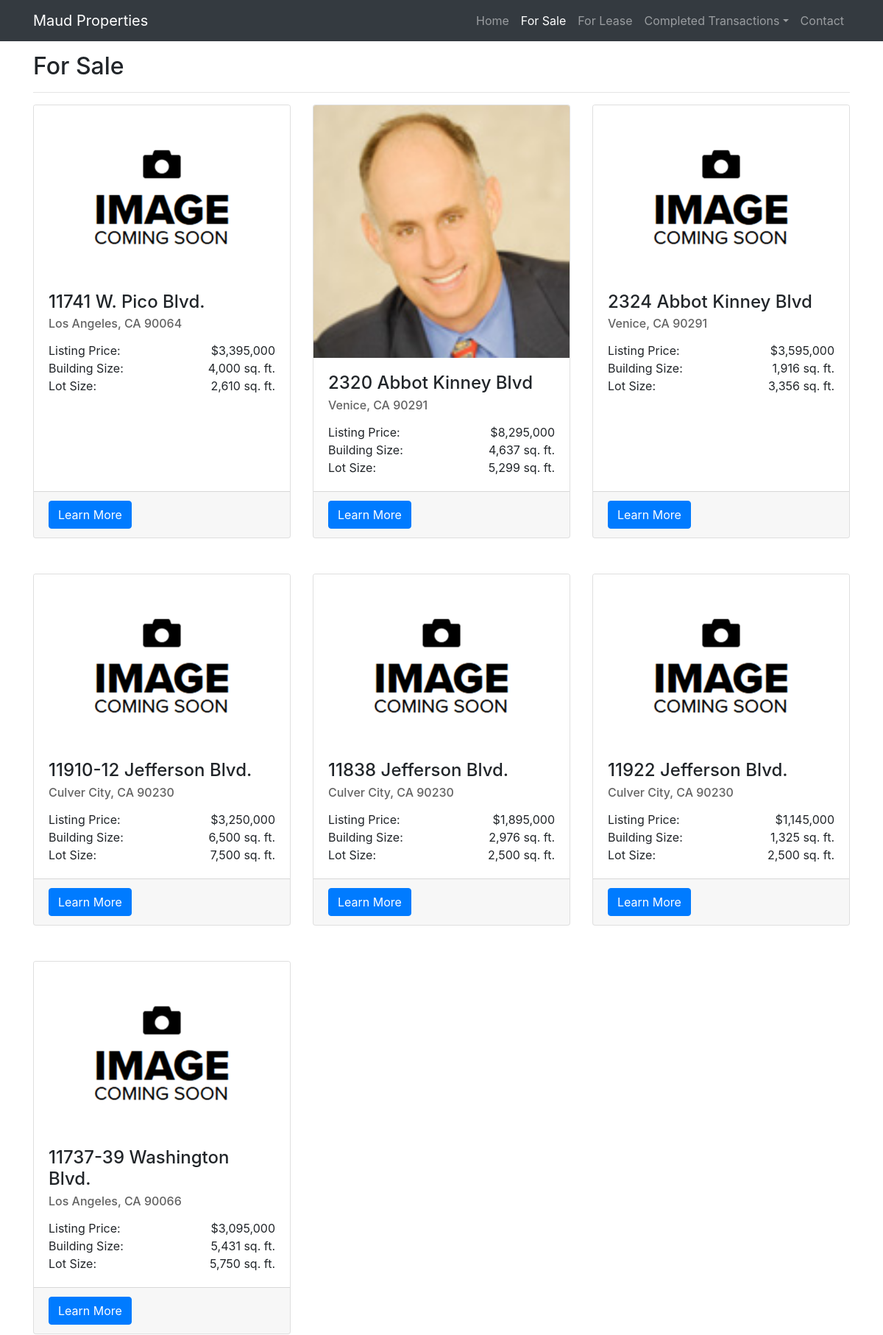
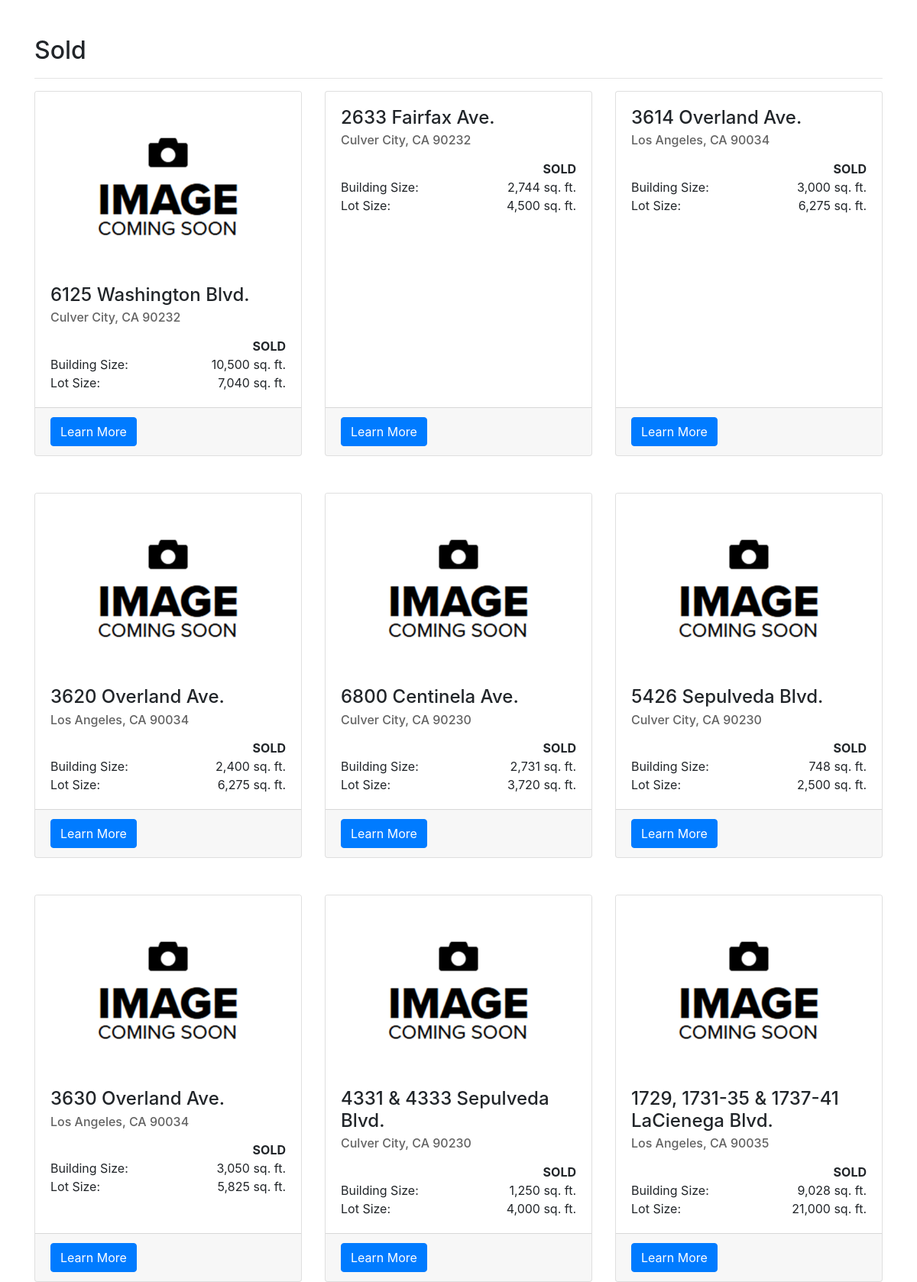
Page /sale/ (upper part) on the committed database (2 pictures, top to bottom).
### sale/models.py (models this page shows, shortened)
class Listing(models.Model):
    address = models.CharField(max_length=200)
    city = models.CharField(max_length=50, default='Culver City')
    zipcode = models.DecimalField(max_digits=5, decimal_places=0, default=0)
    longitude = models.DecimalField(max_digits=10, decimal_places=7, default=0)
    latitude = models.DecimalField(max_digits=10, decimal_places=7, default=0)
    price = models.IntegerField(default=0, blank=True)
    lot_size = models.IntegerField(default=0, blank=True)
    building_size = models.IntegerField(default=0, blank=True)
    completed = models.BooleanField(default=False, blank=True)
    in_escrow = models.BooleanField(default=False, blank=True)
    property_type = models.CharField(max_length=40, default="Owner/User", blank=True)
    completion_date = models.DateField(blank=True)
    description = models.CharField(max_length=400, blank=True)
    main_image = models.ImageField(upload_to='images/')
    main_image_description = models.CharField(max_length=100, blank=True)
    flier = models.FileField(upload_to='fliers/', blank=True)
    rank = models.IntegerField(default=1)
    featured = models.BooleanField(default=False, blank=True)
    def footage(self):
        return "sq. ft."
    def listing_title(self):
        return "Listing Price:"
    def slug(self):
        trim = str(self.address.replace(' ', '-'))
        slug = re.sub(r'[^a-zA-Z\d\s-]+', '', trim)
        return slug
    def getUrl(self):
        url = self.slug() + "," + str(self.pk)
        return url
    class Meta:
        abstract=True

class Sale(Listing):
    in_escrow = models.BooleanField(default=False, blank=True)
    def priceAddOn(self):
        return ""

### sale/views.py (the view)
# urls.py: path('', views.index, name='index'),
def index(request):
    all_curr_sales = Sale.objects.filter(completed=False).filter(in_escrow=False)
    all_in_escrows = Sale.objects.filter(in_escrow=True)
    recent_sales = Sale.objects.filter(completed=True).order_by('-completion_date')
    context = {
        'sale': True,
        'page': 'Sale',
        'current_properties': all_curr_sales,
        'escrow_properties': all_in_escrows,
        'recent_properties': recent_sales,
        'complete': 'SOLD',
    }
    return render(request, 'sale/index.html', context)

### sale/templates/sale/index.html (shortened to what this page needs)
<!DOCTYPE html>
<html lang="en">
<head>
    <link href="https://stackpath.bootstrapcdn.com/bootstrap/4.3.1/css/bootstrap.min.css" rel="stylesheet">
    {% load static %}
    <link href="{% static "home/main.css"%}" rel="stylesheet">
    {% load humanize %}
</head>
<body>
    <div id="nav-placeholder">
        {% include "home/nav.html" with active_tab=page %}
    </div>
    <div class="container">
        {% if current_properties|length > 0 %}
            <h2 class="header">For {{page}}</h2>
            <hr>
            <div class="row">
                {% for prop in current_properties %}
                <div class="col-md-4 mb-5">
                    <div class="card h-100">
                    <a href="{{prop.getUrl}}"><img class="card-img-top" src="{{prop.main_image.url}}" alt=""></a>
                    <div class="card-body">
                        <h4 class="card-title">{{prop.address}}</h4>
                        <h6 class="card-subtitle" style="margin-bottom: 15px;">{{prop.city}}, CA {{prop.zipcode}}</h6>
                        <span class="card-text">{{prop.listing_title}}</span>
                        <span class="card-text" style="float: right">${{prop.price|intcomma}}{{prop.priceAddOn}}</span>
                        <br>
                        <span class="card-text">Building Size:</span>
                        <span class="card-text" style="float: right">{{prop.building_size|intcomma}} {{prop.footage}}</span>
                        <br>
                        {% if prop.lot_size != 0 %}
                            <span class="card-text">Lot Size:</span>
                            <span class="card-text" style="float: right">{{prop.lot_size|intcomma}} {{prop.footage}}</span>
                        {% endif %}
                    </div>
                    <div class="card-footer">
                        <a href="{{prop.getUrl}}" class="btn btn-primary">Learn More</a>
                    </div>
                    </div>
                </div>
                {% if forloop.counter|divisibleby:3 %}
            </div>
            <div class="row">
                {% endif %}
                {% endfor %}
            </div>
        {% endif %}
        {% if recent_properties|length > 0 %}
            {% if sale %}
                <h2>Sold</h2>
            {% else %}
                <h2>Leased</h2>
            {% endif %}
            <hr>
            <div class="row">
                {% for prop in recent_properties %}
                <div class="col-md-4 mb-5">
                    <div class="card h-100">
                    <a href="{{prop.getUrl}}"><img class="card-img-top" src="{{prop.main_image.url}}" alt=""></a>
                    <div class="card-body">
                        <h4 class="card-title">{{prop.address}}</h4>
                        <h6 class="card-subtitle" style="margin-bottom: 15px;">{{prop.city}}, CA {{prop.zipcode}}</h6>
                        <span class="card-text" style="float: right"><b>{{complete}}</b></span>
                        <br>
                        <span class="card-text">Building Size:</span>
                        <span class="card-text" style="float: right">{{prop.building_size|intcomma}} {{prop.footage}}</span>
                        <br>
                        {% if not prop.lot_size == 0 %}
                            <span class="card-text">Lot Size:</span>
                            <span class="card-text" style="float: right">{{prop.lot_size|intcomma}} {{prop.footage}}</span>
                        {% endif %}
                    </div>
                    <div class="card-footer">
                        <a href="{{prop.getUrl}}" class="btn btn-primary">Learn More</a>
                    </div>
                    </div>
                </div>
                {% if forloop.counter|divisibleby:3 %}
            </div>
            <div class="row">
                {% endif %}
                {% endfor %}
            </div>
        {% endif %}
    </div>
</body>
</html>

### home/static/home/main.css (style rules this page uses)
body { padding-top: 56px; }
.header { margin-top: 15px !important; }
img { display: block; width: 100%; height: auto; }
h6 { color: rgb(99, 99, 99); }

### rows in the picture
Sale: main_image (picture), address "11741 W. Pico Blvd.", city "Los Angeles", zipcode "90064", listing_title "Listing Price:", price "3,395,000", building_size "4,000", footage "sq. ft.", lot_size "2,610"
Sale: main_image (picture), address "2320 Abbot Kinney Blvd", city "Venice", zipcode "90291", listing_title "Listing Price:", price "8,295,000", building_size "4,637", footage "sq. ft.", lot_size "5,299"
Sale: main_image (picture), address "2324 Abbot Kinney Blvd", city "Venice", zipcode "90291", listing_title "Listing Price:", price "3,595,000", building_size "1,916", footage "sq. ft.", lot_size "3,356"
Sale: main_image (picture), address "11910-12 Jefferson Blvd.", city "Culver City", zipcode "90230", listing_title "Listing Price:", price "3,250,000", building_size "6,500", footage "sq. ft.", lot_size "7,500"
Sale: main_image (picture), address "11838 Jefferson Blvd.", city "Culver City", zipcode "90230", listing_title "Listing Price:", price "1,895,000", building_size "2,976", footage "sq. ft.", lot_size "2,500"
Sale: main_image (picture), address "11922 Jefferson Blvd.", city "Culver City", zipcode "90230", listing_title "Listing Price:", price "1,145,000", building_size "1,325", footage "sq. ft.", lot_size "2,500"
Sale: main_image (picture), address "11737-39 Washington Blvd.", city "Los Angeles", zipcode "90066", listing_title "Listing Price:", price "3,095,000", building_size "5,431", footage "sq. ft.", lot_size "5,750"
Sale: main_image (picture), address "6125 Washington Blvd.", city "Culver City", zipcode "90232", complete "SOLD", building_size "10,500", footage "sq. ft.", lot_size "7,040"
Sale: address "2633 Fairfax Ave.", city "Culver City", zipcode "90232", complete "SOLD", building_size "2,744", footage "sq. ft.", lot_size "4,500"
Sale: address "3614 Overland Ave.", city "Los Angeles", zipcode "90034", complete "SOLD", building_size "3,000", footage "sq. ft.", lot_size "6,275"
Sale: main_image (picture), address "3620 Overland Ave.", city "Los Angeles", zipcode "90034", complete "SOLD", building_size "2,400", footage "sq. ft.", lot_size "6,275"
Sale: main_image (picture), address "6800 Centinela Ave.", city "Culver City", zipcode "90230", complete "SOLD", building_size "2,731", footage "sq. ft.", lot_size "3,720"
Sale: main_image (picture), address "5426 Sepulveda Blvd.", city "Culver City", zipcode "90230", complete "SOLD", building_size "748", footage "sq. ft.", lot_size "2,500"
Sale: main_image (picture), address "3630 Overland Ave.", city "Los Angeles", zipcode "90034", complete "SOLD", building_size "3,050", footage "sq. ft.", lot_size "5,825"
Sale: main_image (picture), address "4331 & 4333 Sepulveda Blvd.", city "Culver City", zipcode "90230", complete "SOLD", building_size "1,250", footage "sq. ft.", lot_size "4,000"
Sale: main_image (picture), address "1729, 1731-35 & 1737-41 LaCienega Blvd.", city "Los Angeles", zipcode "90035", complete "SOLD", building_size "9,028", footage "sq. ft.", lot_size "21,000"

### other values in the picture
{{ page }} "Sale"
